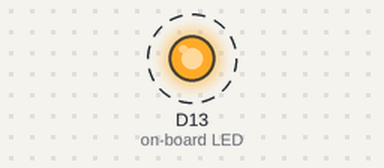
Bench run of a program on a simulated CircuitPython board. Shown: output pins drawn as LEDs (lit = HIGH). Dashed ring = blinking. At 10.0 s the program ends and the board releases its pins; the recording ends there.

Above: at 0.2 s.
Timing chart, 0 to 3.0 s (numbered marks = the images above):
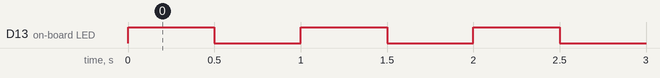

Measured:
- by itself, D13 (on-board LED): alternates HIGH for 0.50 s and LOW for 0.50 s

The program:

hello_world.py
```python
#ref: https://circuitpython.readthedocs.io/en/4.x/docs/design_guide.html
import digitalio
import board
import time

with digitalio.DigitalInOut(board.D13) as led:
    led.direction = digitalio.Direction.OUTPUT

    for i in range(10):
        led.value = True
        time.sleep(0.5)

        led.value = False
        time.sleep(0.5)
```
